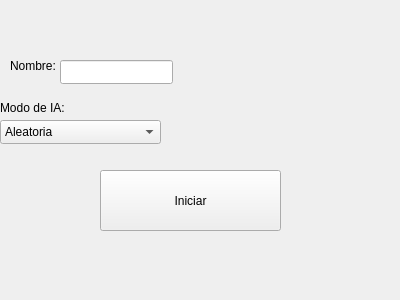
<?xml version="1.0" encoding="UTF-8"?>
<ui version="4.0">
 <class>inicio</class>
 <widget class="QWidget" name="inicio">
  <property name="geometry">
   <rect>
    <x>0</x>
    <y>0</y>
    <width>400</width>
    <height>300</height>
   </rect>
  </property>
  <property name="windowTitle">
   <string>Form</string>
  </property>
  <widget class="QLabel" name="labelnombre">
   <property name="geometry">
    <rect>
     <x>10</x>
     <y>50</y>
     <width>51</width>
     <height>31</height>
    </rect>
   </property>
   <property name="text">
    <string>Nombre:</string>
   </property>
  </widget>
  <widget class="QLineEdit" name="txtNombre">
   <property name="geometry">
    <rect>
     <x>60</x>
     <y>60</y>
     <width>113</width>
     <height>24</height>
    </rect>
   </property>
  </widget>
  <widget class="QPushButton" name="btnIniciar">
   <property name="geometry">
    <rect>
     <x>100</x>
     <y>170</y>
     <width>181</width>
     <height>61</height>
    </rect>
   </property>
   <property name="text">
    <string>Iniciar</string>
   </property>
  </widget>
  <widget class="QComboBox" name="cmbIA">
   <property name="geometry">
    <rect>
     <x>0</x>
     <y>120</y>
     <width>161</width>
     <height>24</height>
    </rect>
   </property>
   <property name="editable">
    <bool>false</bool>
   </property>
   <property name="currentText">
    <string>Aleatoria</string>
   </property>
   <item>
    <property name="text">
     <string>Aleatoria</string>
    </property>
   </item>
   <item>
    <property name="text">
     <string>SuperIA</string>
    </property>
   </item>
   <item>
    <property name="text">
     <string>Estrategica</string>
    </property>
   </item>
  </widget>
  <widget class="QLabel" name="label">
   <property name="geometry">
    <rect>
     <x>0</x>
     <y>100</y>
     <width>101</width>
     <height>16</height>
    </rect>
   </property>
   <property name="text">
    <string>Modo de IA:</string>
   </property>
  </widget>
 </widget>
 <resources/>
 <connections/>
</ui>
